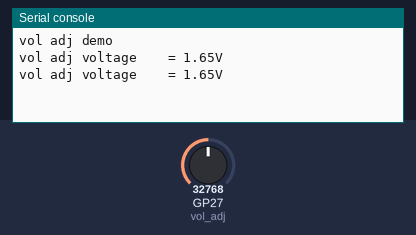
This program was run on a simulated Raspberry Pi Pico running MicroPython. On the bench: the last lines printed to the serial console. The inputs (shaded band) are chosen by the test bench; at power-on: GP27 (vol_adj) = 32768 (analog values on the 0–65535 scale).

Above: at 1.2 s.
1.3 s: GP27 (vol_adj) set to 45874
At 2.6 s:
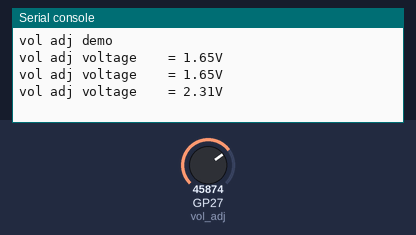
2.8 s: GP27 (vol_adj) set to 57670
At 3.8 s:
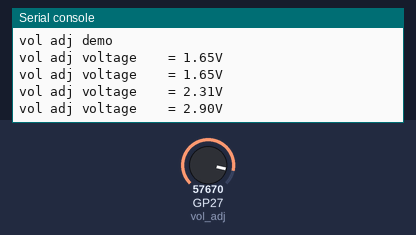
Timing chart, 0 to 5.8 s (numbered marks = the images above; inputs shaded):
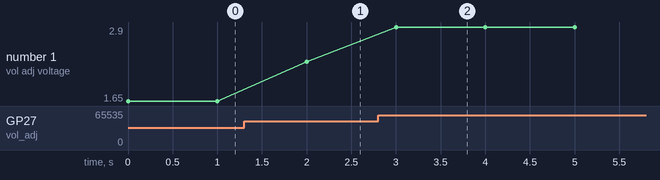

The program:

ADC1-VOL-ADJ.py
```python
from machine import Pin, ADC
import time
vol_adj_num = 27
vol_adj= ADC(Pin(vol_adj_num))

print("vol adj demo")
while True:
    voltage     = vol_adj.read_u16()*3.3/65535
    print("vol adj voltage    = {0:.2f}V ".format(voltage))
    time.sleep(1)
```

Measured:
- after the input at 1.3 s, the serial console: prints a new line after 0.70 s (image 1)
- after the input at 2.8 s, the serial console: prints a new line after 0.20 s (image 2)
- plotted number 1: 1.65 → 2.31 after the input at 1.3 s, 2.31 → 2.9 after the input at 2.8 s
